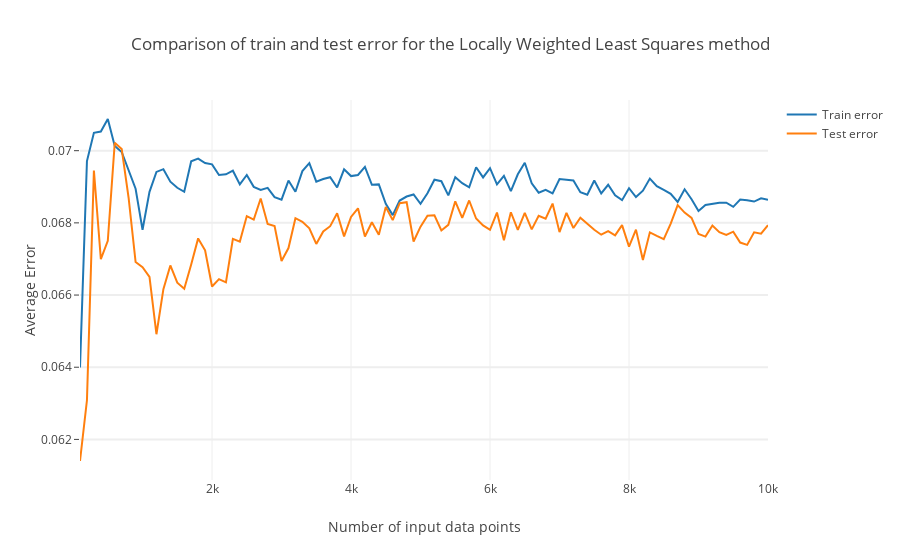

The code cell stored with this chart in its notebook:
### Code cell
data1 = [
    go.Scatter(
        x=sample_sizes,
        y=error['LWLS']['train'],
        name='Train error'
    )
]


data2 = [
    go.Scatter(
        x=sample_sizes,
        y=error['LWLS']['test'],
        name='Test error'
    )
]


layout = go.Layout(
    title='Comparison of train and test error for the Locally Weighted Least Squares method',
    xaxis=dict(
        title='Number of input data points'
    ),
    yaxis=dict(
        title='Average Error',
        ticklen= 5,
        gridwidth= 2
    )
)


plotly.offline.iplot(go.Figure(data=data1+data2, layout=layout))
